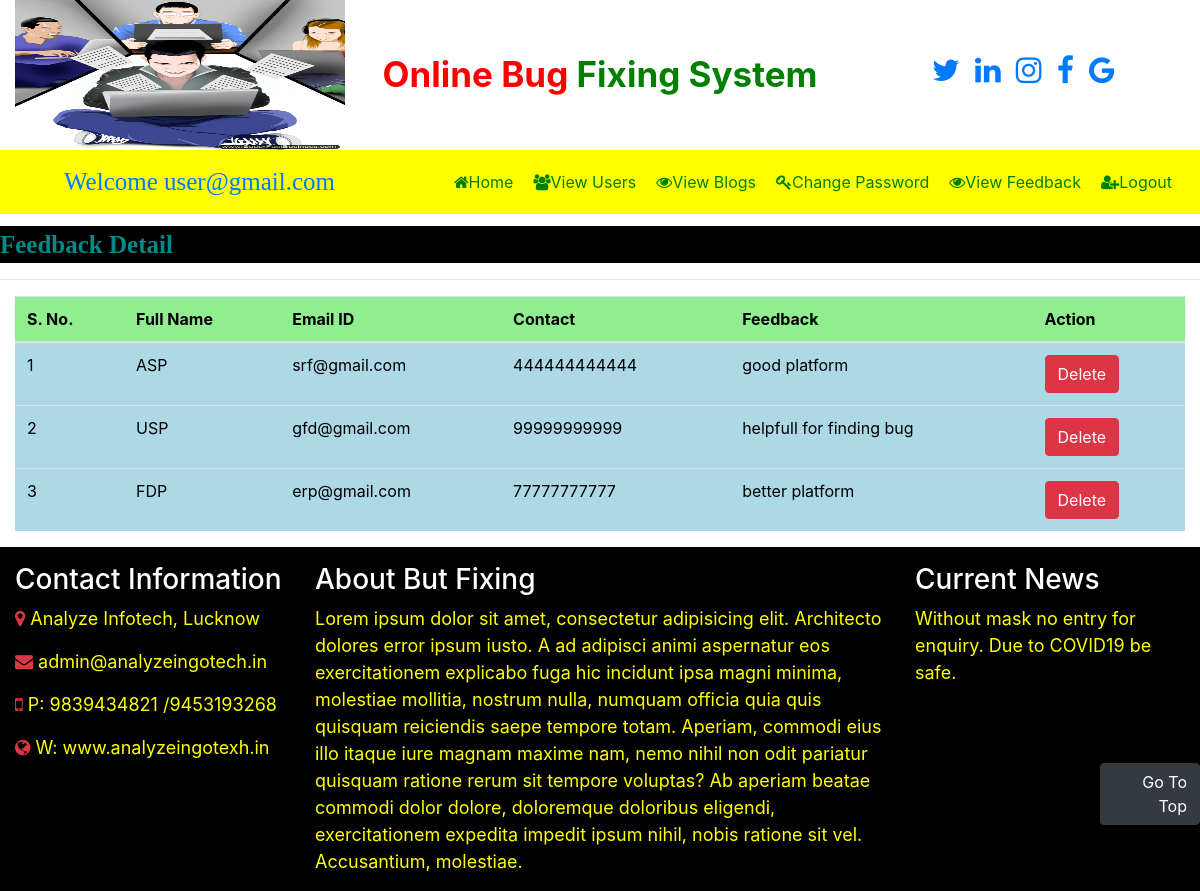
/view_feedback (signed in), run on the app's committed database.
### study/models.py (models this page shows)
class Feedback(models.Model):
    feedback_name = models.CharField(max_length=20,null=True)
    feedback_contact = models.CharField(max_length=30, null=True)
    feedback_email = models.CharField(max_length=10,null=True)
    feedback_comment = models.CharField(max_length=15,null=True)

### study/views.py (the view)
# urls.py: path('view_feedback',view_feedback,name="view_feedback"),
def view_feedback(request):
    if not request.user.is_authenticated:
        return redirect('admin_login')
    data = Feedback.objects.all()
    d = {'data':data}
    return render(request,'view_feedback.html',d)

### study/templates/view_feedback.html (shortened to what this page needs)
{% include 'admin_navigation.html' %}
{% load static %}
<marquee behavior="alternate" style="font-family: 'Monotype Corsiva'; font-size:25px; color:darkcyan; background-color:black; font-weight:bold; margin-top:1%">
     Feedback Detail
</marquee>
<hr>
<div class="container-fluid">
<table class="table table-hover " id="example">
    <thead>
    <tr style="background-color: lightgreen; color : black">
        <th>S. No.</th>
        <th>Full Name</th>
        <th>Email ID</th>
        <th>Contact</th>
        <th>Feedback</th>
        <th>Action</th>
    </tr>
    </thead>
    <tbody style="background-color:lightblue; color: black">
    {% for i in data %}
    <tr>
        <td>{{forloop.counter}}</td>
        <td>{{i.feedback_name}}</td>
        <td>{{i.feedback_email}}</td>
        <td>{{i.feedback_contact}}</td>
        <td>{{i.feedback_comment}}</td>
        <td><a href="{% url 'delete_feedback' i.id %}" class="btn btn-danger" onclick="return confirm('Are you Sure?')">Delete</a> </td>
    </tr>
    {% endfor %}
    </tbody>
</table>
</div>
{% include 'footer.html' %}

### study/templates/admin_navigation.html (shortened to what this page needs)
<html>
<head>
    {% load static %}
  <link rel="stylesheet" href="https://maxcdn.bootstrapcdn.com/bootstrap/4.5.2/css/bootstrap.min.css">
 <link rel="stylesheet" href="https://cdnjs.cloudflare.com/ajax/libs/font-awesome/4.7.0/css/font-awesome.min.css">
</head>
<body>
<div >
    <div class="row m-auto">
        <div class="col-sm-3 ">
                  <img src="{% static 'notes1.png' %}" width="330px" height="150px" title="Room Booking">
        </div>
        <div class="col-sm-6 mt-5 text-center">
                  <span style="font-weight: bold; font-size:35px">
                        <span style="color:red">Online Bug</span>
                        <span style="color:green">Fixing System</span>
                  </span>
        </div>
        <div class="col-sm-3 mt-5" style="padding-left:2%">
            <span style="font-weight:bold ; font-size:30px">
                <span><a href="https://twitter.com/" target="_blank"> <i class="fa fa-twitter pl-2"></i></a></span>
                <span><a href="https://in.linkedin.com/" target="_blank"><i class="fa fa-linkedin pl-2"></i></a></span>
                <span><a href="https://www.instagram.com/" target="_blank"><i class="fa fa-instagram pl-2"></i></a></span>
                <span><a href="https://www.facebook.com/" target="_blank"><i class="fa fa-facebook pl-2"></i></a></span>
                <span><a href="https://www.google.com/" target="_blank"><i class="fa fa-google pl-2"></i></a></span>
            </span>
        </div>
    </div>
</div>
<nav class="navbar navbar-expand-sm" style="background-color:yellow">
    <a class="navbar-brand text-red pl-5 font-weight" style="margin-right:auto;font-family:'elephant'; font-size:25px">Welcome {{user}}</a>
<ul class="navbar-nav">
    <li class="nav-item">
        <a class="nav-link" href="{% url 'admin_home' %}" style=""><i class="fa fa-home"></i>Home</a>
    </li>
    <li class="nav-item">
        <a class="nav-link" href="{% url 'view_user' %}"><i class="fa fa-users"></i>View Users</a>
    </li>
    <li class="nav-item">
        <a class="nav-link" href="{% url 'view_blog_admin' %}"><i class="fa fa-eye"></i>View Blogs</a>
    </li>
    <li class="nav-item">
        <a class="nav-link" href="{% url 'change_password' %}"><i class="fa fa-key"></i>Change Password</a>
    </li>
    <li class="nav-item">
        <a class="nav-link" href="{% url 'view_feedback' %}"><i class="fa fa-eye"></i>View Feedback</a>
    </li>
    <li class="nav-item">
        <a class="nav-link" href="{% url 'logout' %}"><i class="fa fa-user-plus"></i>Logout</a>
    </li>
</ul>
</nav>
</body>
</html>

### study/templates/admin_navigation.html (style rules this page uses)
.nav-link { color:green !important; margin-right: 4px }

### data on the page
Feedback: feedback_name "ASP", feedback_email "srf@gmail.com", feedback_contact "444444444444", feedback_comment "good platform"
Feedback: feedback_name "USP", feedback_email "gfd@gmail.com", feedback_contact "99999999999", feedback_comment "helpfull for finding bug"
Feedback: feedback_name "FDP", feedback_email "erp@gmail.com", feedback_contact "77777777777", feedback_comment "better platform"

### other printed values
{{ user }} "user@gmail.com"
